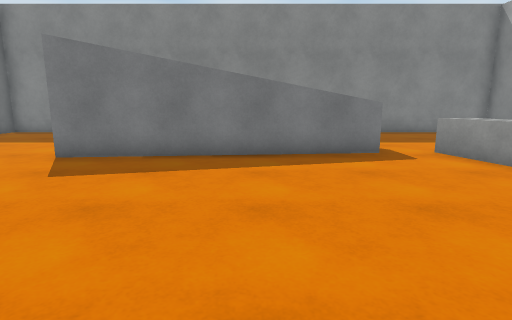
[1] (above)

13 first-person views from a walk through a Unity game level. The camera is 1.2 m above the floor, tilts 10° down and sees 80° across. The floor is counted in squares, 1 m on a side. Each view is taken from the middle of a square. On the plan, view 1 faces up. The plan holds only what a view shows up to about 13 squares ahead; the rest is blank. The place goes on beyond the plan. The player character is not drawn. Surface patterns are stand-ins for the level's own textures.

[2]
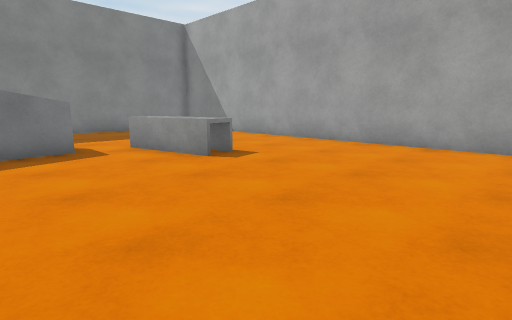

[3]
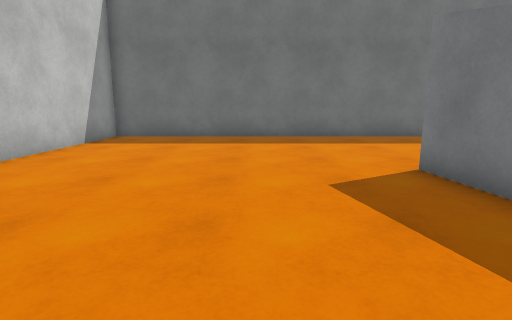

[4]
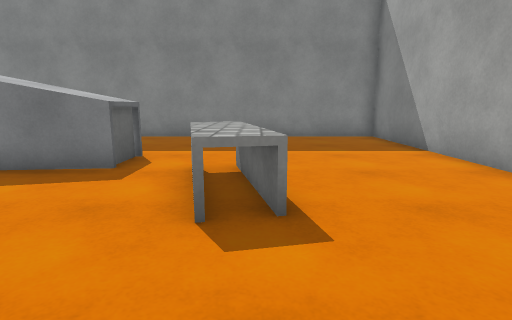

[5]
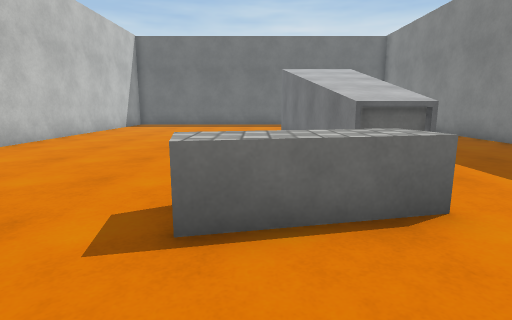

[6]
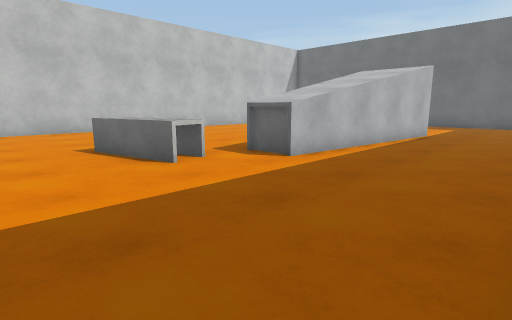

[7]
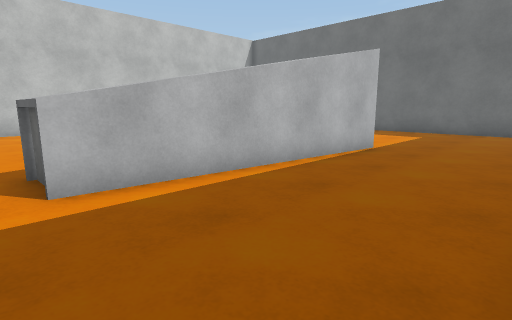

[8]
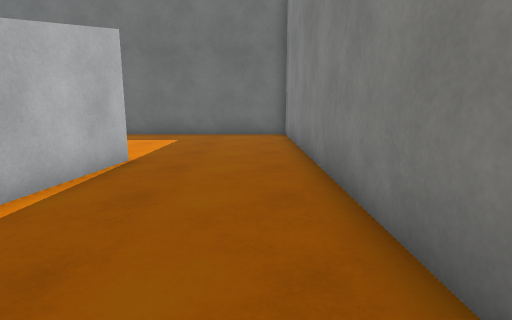

[9]
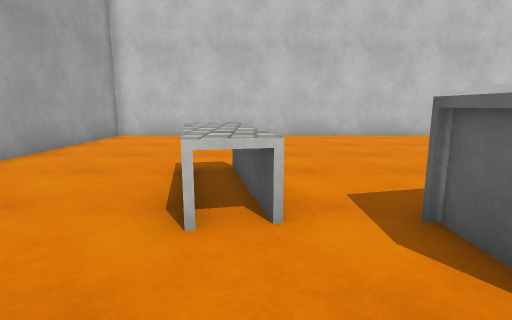

[10]
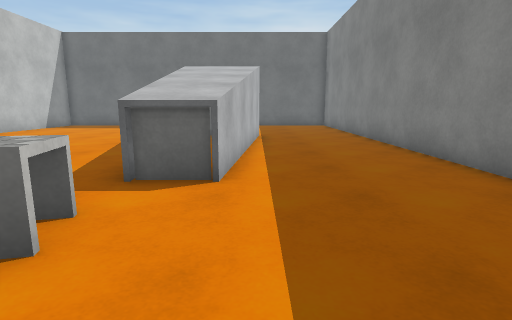

[11]
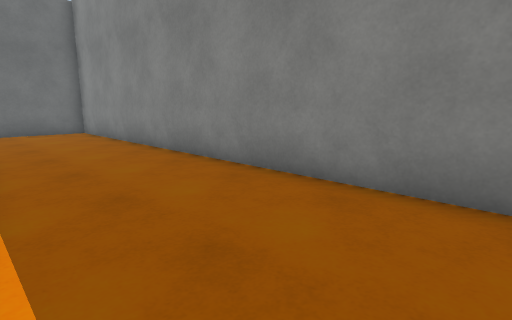

[12]
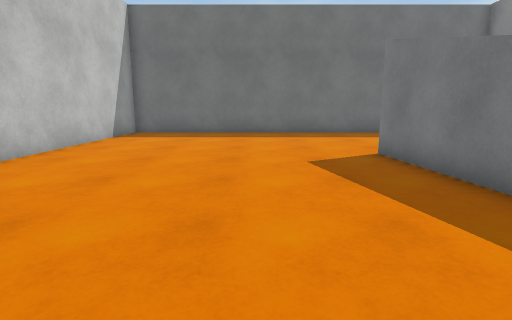

[13]
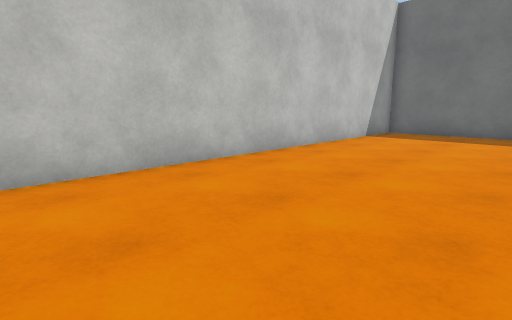

### Floor plan
Points are (right, up) in squares from view 1. A wall is a line through its corners. A room is listed if a view was taken in it or the views show most of it. See-through windows are left out.
Room 1 (views 1, 2, 3, 4, 5, 6, 7, 8, 9, 10, 11, 12, 13)
walls: (10.7, -1.6) (10.7, 14.3) (-11.3, 14.3) (-11.3, -1.6) (10.7, -1.6)
objects: other object (-5, 7) to (3, 10); other object (5, 5) to (6, 8)

Where each view was taken, in squares from view 1:
view 1: 0 up, 0 right, facing up
view 2: 1 down, 1 right, facing up-right
view 3: 4 up, 1 right, facing left
view 4: 2 up, 6 right, facing up
view 5: 6 up, 9 right, facing left
view 6: 14 up, 9 right, facing down-left
view 7: 14 up, 4 right, facing down-left
view 8: 13 up, 2 right, facing left
view 9: 11 up, 5 right, facing down
view 10: 10 up, 8 right, facing left
view 11: 10 up, 4 right, facing up-left
view 12: 4 up, 3 right, facing left
view 13: 4 up, 3 right, facing down-left
